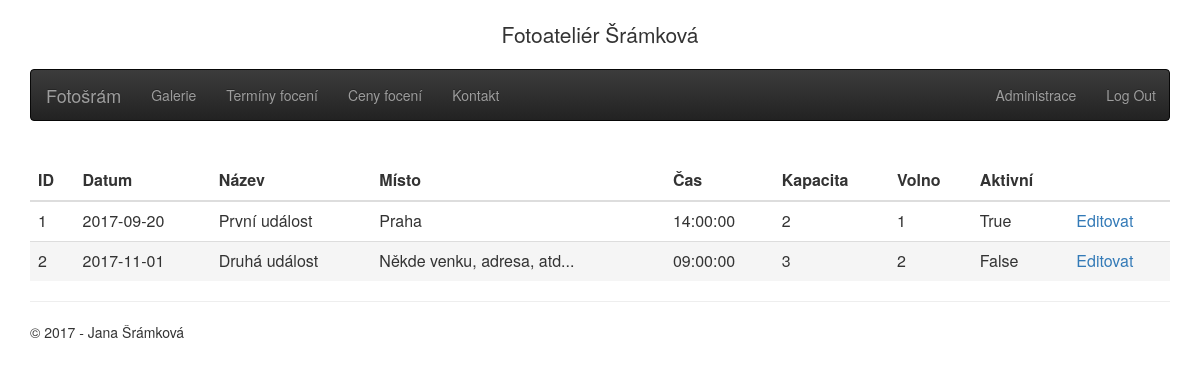
The app's page /admin/events (signed in) with its own data.
### AtelierApp/models.py (models this page shows, shortened)
class Event(db.Model):
    __tablename__ = 'events'
    id = db.Column(db.Integer, primary_key=True)
    name = db.Column(db.String(64), index=True, nullable=False)
    description = db.Column(db.Text)
    location = db.Column(db.String(256))
    date = db.Column(db.Date, nullable=False)
    time = db.Column(db.Time)
    capacity = db.Column(db.Integer)
    active = db.Column(db.Boolean, default=True)
    customers = db.relationship('Customer', backref='customer', lazy='dynamic')

### AtelierApp/views.py (the view)
@app.route('/admin/events')
@login_required
@required_roles('Admin')
def admin_events():
    evs = Event.query.order_by(Event.active.desc()).all()
    events = []
    for e in evs:
        events.append({'name': e.name,
                      'description': e.description,
                      'active': e.active,
                      'location': e.location,
                      'date': e.date,
                      'time': e.time,
                      'capacity': e.capacity,
                      'free': e.capacity-e.customers.count(),
                      'id': e.id
                     })
    return render_template('admin-events.html', events=events, title=u'Správa událostí', year=datetime.now().year)

### AtelierApp/models.py (called while the page is built)
    @property
    def is_admin(self):
        adminRole = Role.query.filter_by(name='Admin').first()
        return self.role==adminRole

### AtelierApp/views.py (called while the page is built)
@lm.user_loader
def load_user(id):
    return User.query.get(int(id))

@app.before_request
def before_request():
    g.user = current_user

### AtelierApp/templates/admin-events.html (shortened to what this page needs)
﻿{% extends "layout.html" %}
{% block content %}
<table class="table table-hover">
    <thead>
    <th>ID</th>
    <th>Datum</th>
    <th>Název</th>
    <th>Místo</th>
    <th>Čas</th>
    <th>Kapacita</th>
    <th>Volno</th>
    <th>Aktivní</th>
    <th></th>
    </thead>
    <tbody>
        {% for e in events %}
        {% if e.active %}
        <tr>
            {% else %}
        <tr class='active'>
            {% endif %}
            <td>{{e.id}}</td>
            <td>{{e.date}}</td>
            <td><span title="{{e.description}}">{{e.name}}</span></td>
            <td>{{e.location}}</td>
            <td>{{e.time}}</td>
            <td>{{e.capacity}}</td>
            <td>{{e.free}}</td>
            <td>{{e.active}}</td>
            <td><a href="{{ url_for('edit_event', id=e.id) }}">Editovat</a></td>
        </tr>
        {% endfor %}
    </tbody>
</table>
{% endblock %}

### AtelierApp/static/css/lightbox.css (style rules this page uses)
body:after { content: url(../images/close.png) url(../images/loading.gif) url(../images/prev.png) url(../images/next.png); display: none; }

### records on screen
Event: id "1", date "2017-09-20", name "První událost", location "Praha", time "14:00:00", capacity "2", free "1", active "True"
Event: id "2", date "2017-11-01", name "Druhá událost", location "Někde venku, adresa, atd...", time "09:00:00", capacity "3", free "2", active "False"
